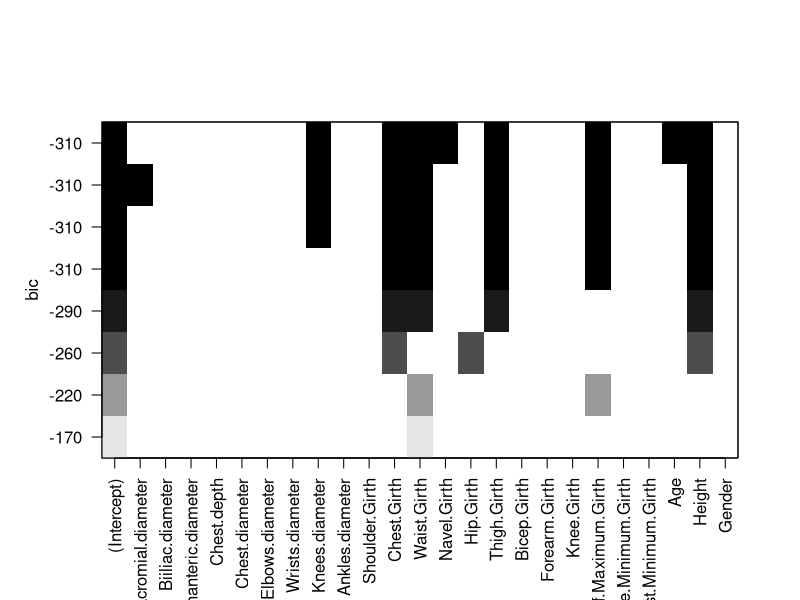
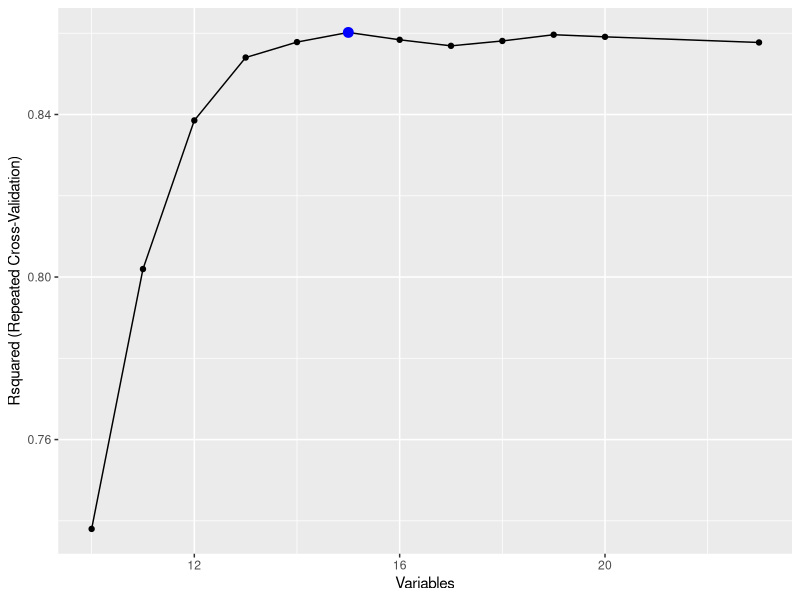
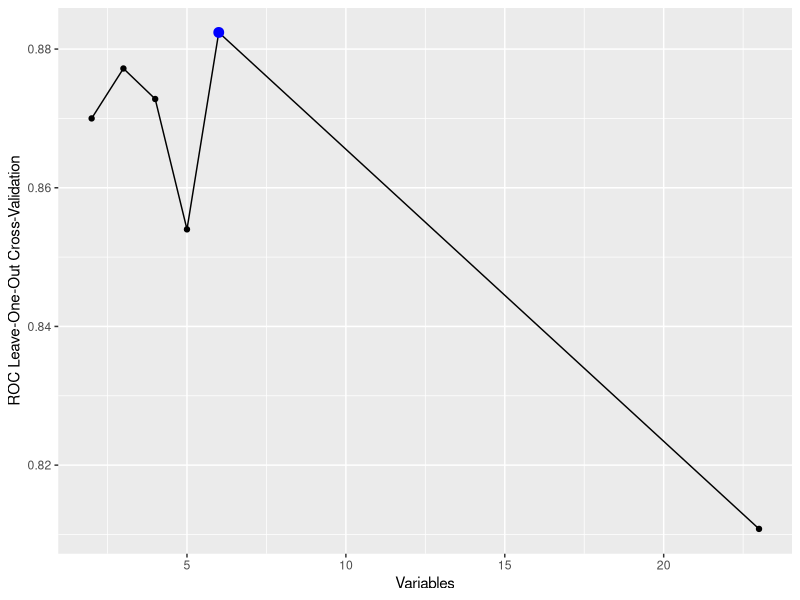

Write the R code that produced these figures, in order.
## ---- chunk 1
library(car)
library(leaps)
library(tidyverse)
library(caret)
## ---- chunk 2
data <- read.csv2("EP09 Datos.csv", stringsAsFactors = TRUE) # Se lee el archivo

IMC <- data$Weight / ((data$Height / 100) ** 2)  # Se pasa la altura de centimetros a metros y se calcula IMC
EN <- ifelse(IMC > 25, 1, 0) # Se inicia un vector dicotomico  (1: Sobrepeso, 0: No sobrepeso)

data <- data.frame(data, EN, IMC)
sobrepeso <- subset(data, EN == 1)
noSobrepeso <- subset(data, EN == 0)
## ---- chunk 3
set.seed(20051) # Se define la semilla según el rut del miembro mayor (primeros 5 digitos antes del digito verificador)

# Se toma una muestra de 100 con 50 en sobrepeso y 50 que no
muestra <- merge(sample_n(sobrepeso, 50), sample_n(noSobrepeso, 50), all = TRUE)  

sobrepeso <- subset(muestra, EN == 1)
noSobrepeso <- subset(muestra, EN == 0)

muestra = rbind(noSobrepeso, sobrepeso)
EN_cor = muestra[["EN"]]
en_muestra = factor(muestra[["EN"]])
muestra[["EN"]] = NULL
IMC_muestra = muestra[["IMC"]]
muestra[["IMC"]] = NULL
## ---- chunk 4
set.seed(20051)
predictores = regsubsets(Weight~.,
                         data=muestra,
                         nbest=1,
                         nvmax=8,
                         method="exhaustive")
plot(predictores)
## ---- chunk 5
set.seed(20051)
predictores_seleccionados = muestra %>% select(Weight, Knees.diameter, Chest.Girth, Waist.Girth, Thigh.Girth, Navel.Girth, Calf.Maximum.Girth, Age, Height)
modelo_peso = train(Weight ~ ., 
               data = predictores_seleccionados, method="lm", trControl = trainControl(method = "boot", number = 2999))
print(summary(modelo_peso))
## ---- chunk 6
# Predicción del modelo
predicciones_peso = predict(modelo_peso, predictores_seleccionados)
error_peso = muestra[["Weight"]] - predicciones_peso
# Error cuadratico del modelo (rmse)
error_cuadratico = sqrt(mean(error_peso ** 2))
error_cuadratico
## ---- chunk 7
eval_rlm_peso = data.frame(predicted.probabilities = fitted(modelo_peso[["finalModel"]]))
eval_rlm_peso[["standardized.residuals"]] <- rstandard(modelo_peso[["finalModel"]])
eval_rlm_peso[["studentized.residuals"]] <- rstudent(modelo_peso[["finalModel"]])
eval_rlm_peso[["cooks.distance"]] <- cooks.distance(modelo_peso[["finalModel"]])
eval_rlm_peso[["dfbeta"]] <- dfbeta(modelo_peso[["finalModel"]])
eval_rlm_peso[["dffit"]] <- dffits(modelo_peso[["finalModel"]])
eval_rlm_peso[["leverage"]] <- hatvalues(modelo_peso[["finalModel"]])
eval_rlm_peso[["covariance.ratios"]] <- covratio(modelo_peso[["finalModel"]])

cat("Influencia de los casos:\n")

# 95% de los residuos estandarizados deberían estar entre −1.96 y +1.96, y 99%
# entre -2.58 y +2.58.
sospechosos1 <- which(abs(eval_rlm_peso[["standardized.residuals"]]) > 1.96)
cat("Residuos estandarizados fuera del 95% esperado: ")
print(sospechosos1)

# Observaciones con distancia de Cook mayor a uno.
sospechosos2 <- which(eval_rlm_peso[["cooks.distance"]] > 1)
cat("Residuos con distancia de Cook mayor que 1: ")
print(sospechosos2)

# Observaciones con apalancamiento mayor al doble del apalancamiento promedio: (k + 1)/n.
apalancamiento.promedio <- ncol(predictores_seleccionados) / nrow(predictores_seleccionados)
sospechosos3 <- which(eval_rlm_peso[["leverage"]] > 2 * apalancamiento.promedio)

cat("Residuos con leverage fuera de rango (promedio = ",
    apalancamiento.promedio, "): ", sep = "")

print(sospechosos3)

# DFBeta debería ser < 1.
sospechosos4 <- which(apply(eval_rlm_peso[["dfbeta"]] >= 1, 1, any))
names(sospechosos4) <- NULL
cat("Residuos con DFBeta mayor que 1: ")
print(sospechosos4)


CVRi.lower <- 1 - 3 * apalancamiento.promedio
CVRi.upper <- 1 + 3 * apalancamiento.promedio
sospechosos5 <- which(eval_rlm_peso[["covariance.ratios"]] < CVRi.lower |
                        eval_rlm_peso[["covariance.ratios"]] > CVRi.upper)

cat("Residuos con razón de covarianza fuera de rango ([", CVRi.lower, ", ",
    CVRi.upper, "]): ", sep = "")

print(sospechosos5)

sospechosos <- c(sospechosos1, sospechosos2, sospechosos3, sospechosos4,
                 sospechosos5)

sospechosos <- sort(unique(sospechosos))
cat("Observaciones sospechosas:\n")

print(round(eval_rlm_peso[sospechosos, c("cooks.distance", "leverage", "covariance.ratios")], 3))
## ---- chunk 8
set.seed(20051)
# Se descartan las variables inútiles
imc_datos = muestra %>% select(-c(Height, Weight))
# Regresión escalonada
# Lmfuncs para regresión lineal
imc_control = rfeControl(functions = lmFuncs, method= "repeatedcv",
                         number = 5, repeats = 5, verbose = F)
# Sizes: Valores entre los cuales varía el número de predictores
# Metric: Métrica que se usa para comparar, en este caso, máximizar el R cuadrado
pred_imc = rfe(imc_datos, IMC_muestra, rfeControl = imc_control, sizes = 10:20, metric = "Rsquared")
print(pred_imc)
print(pred_imc[["optVariables"]])
predictores_imc <- pred_imc$optVariables
print(ggplot(pred_imc))
cat("Tenemos que el mejor modelo esta compuesto por 15 predictores, así que generaremos un modelo con estos predictores para evaluarlo")
predictores_seleccionados <- muestra %>% select(Gender, Knees.diameter, Calf.Maximum.Girth, Wrist.Minimum.Girth, Knee.Girth, Elbows.diameter, Ankles.diameter, Biiliac.diameter, Forearm.Girth, Bitrochanteric.diameter, Bicep.Girth, Waist.Girth, Wrists.diameter, Biacromial.diameter, Chest.Girth)

IMC <- muestra$Weight / ((muestra$Height / 100) ** 2)

imc_datos <- cbind(IMC, imc_datos)

modelo_imc <- train(IMC ~ Gender + Knees.diameter + Calf.Maximum.Girth + Wrist.Minimum.Girth + Knee.Girth + Elbows.diameter + Ankles.diameter + Biiliac.diameter + Forearm.Girth + Bitrochanteric.diameter + Bicep.Girth + Waist.Girth + Wrists.diameter + Biacromial.diameter + Chest.Girth, 
                    data = imc_datos, method = "lm", trControl = trainControl(method = "cv", number = 10))
modelo_imc
## ---- chunk 9
eval_rlm_imc = data.frame(predicted.probabilities = fitted(modelo_imc[["finalModel"]]))
eval_rlm_imc[["standardized.residuals"]] <- rstandard(modelo_imc[["finalModel"]])
eval_rlm_imc[["studentized.residuals"]] <- rstudent(modelo_imc[["finalModel"]])
eval_rlm_imc[["cooks.distance"]] <- cooks.distance(modelo_imc[["finalModel"]])
eval_rlm_imc[["dfbeta"]] <- dfbeta(modelo_imc[["finalModel"]])
eval_rlm_imc[["dffit"]] <- dffits(modelo_imc[["finalModel"]])
eval_rlm_imc[["leverage"]] <- hatvalues(modelo_imc[["finalModel"]])
eval_rlm_imc[["covariance.ratios"]] <- covratio(modelo_imc[["finalModel"]])

cat("Influencia de los casos:\n")

# 95% de los residuos estandarizados deberían estar entre −1.96 y +1.96, y 99%
# entre -2.58 y +2.58.
sospechosos1 <- which(abs(eval_rlm_imc[["standardized.residuals"]]) > 1.96)
cat("Residuos estandarizados fuera del 95% esperado: ")
print(sospechosos1)

# Observaciones con distancia de Cook mayor a uno.
sospechosos2 <- which(eval_rlm_imc[["cooks.distance"]] > 1)
cat("Residuos con distancia de Cook mayor que 1: ")
print(sospechosos2)

# Observaciones con apalancamiento mayor al doble del apalancamiento promedio: (k + 1)/n.
apalancamiento.promedio <- ncol(predictores_seleccionados) / nrow(predictores_seleccionados)
sospechosos3 <- which(eval_rlm_peso[["leverage"]] > 2 * apalancamiento.promedio)

cat("Residuos con leverage fuera de rango (promedio = ",
    apalancamiento.promedio, "): ", sep = "")

print(sospechosos3)

# DFBeta debería ser < 1.
sospechosos4 <- which(apply(eval_rlm_imc[["dfbeta"]] >= 1, 1, any))
names(sospechosos4) <- NULL
cat("Residuos con DFBeta mayor que 1: ")
print(sospechosos4)


CVRi.lower <- 1 - 3 * apalancamiento.promedio
CVRi.upper <- 1 + 3 * apalancamiento.promedio
sospechosos5 <- which(eval_rlm_imc[["covariance.ratios"]] < CVRi.lower |
                        eval_rlm_imc[["covariance.ratios"]] > CVRi.upper)

cat("Residuos con razón de covarianza fuera de rango ([", CVRi.lower, ", ",
    CVRi.upper, "]): ", sep = "")

print(sospechosos5)

sospechosos <- c(sospechosos1, sospechosos2, sospechosos3, sospechosos4,
                 sospechosos5)

sospechosos <- sort(unique(sospechosos))
cat("Observaciones sospechosas:\n")

print(round(eval_rlm_imc[sospechosos, c("cooks.distance", "leverage", "covariance.ratios")], 3))
## ---- chunk 10
set.seed(20051)
# Agregamos twoClassSummary a las funciones de lrFuncs para poder usar la métrica ROC 
lrFuncs$summary <- twoClassSummary
# (Knees.diameter, Elbows.diameter, Thigh.Girth, Chest.Girth, Calf.Maximum.Girth, Ankles.diameter)
en_datos = muestra %>% select(-c(Height, Weight))
en_control = rfeControl(functions = lrFuncs, method = "LOOCV", number = 1, verbose = F)
# Construcción del objeto para evaluar el rendimiento del modelo (con la curva ROC)
en_entrenamiento = trainControl(method = "none", classProbs = T, summaryFunction = twoClassSummary)

modelo_en = rfe(en_datos, en_muestra, metric = "ROC", rfeControl = en_control, sizes = 2:6, trControl = en_entrenamiento)

print(modelo_en)
print(ggplot(modelo_en))
cat("Si bien, la construcción del modelo nos entrega múltiples advertencias 'Warning: glm.fit: fitted probabilities numerically 0 or 1 occurred', esto ocurre durante la construcción del modelo a través de 'RFE' sin embargo, tenemos que el modelo que alcanza el valor más alto para la métrica ROC es con 5 variables predictoras.")
pred_imc = predict(modelo_en, en_datos)[["pred"]]
print(confusionMatrix(pred_imc, en_muestra))
## ---- chunk 11
set.seed(20051)
glm_predictor <- muestra %>% select(Chest.Girth, Gender, Knee.Girth, Elbows.diameter, Ankles.diameter, Calf.Maximum.Girth)
glm_datos <- cbind(glm_predictor, en_muestra)
glm_en <- train(en_muestra ~ ., data = glm_datos, method = "glm", family = "binomial", control = glm.control(maxit = 2999))
print("Resumen del modelo:")
print(summary(glm_en))
## ---- chunk 12
eval_glm_en = data.frame(predicted.probabilities = fitted(glm_en[["finalModel"]]))
eval_glm_en[["standardized.residuals"]] <- rstandard(glm_en[["finalModel"]])
eval_glm_en[["studentized.residuals"]] <- rstudent(glm_en[["finalModel"]])
eval_glm_en[["cooks.distance"]] <- cooks.distance(glm_en[["finalModel"]])
eval_glm_en[["dfbeta"]] <- dfbeta(glm_en[["finalModel"]])
eval_glm_en[["dffit"]] <- dffits(glm_en[["finalModel"]])
eval_glm_en[["leverage"]] <- hatvalues(glm_en[["finalModel"]])
eval_glm_en[["covariance.ratios"]] <- covratio(glm_en[["finalModel"]])

cat("Influencia de los casos:\n")

# 95% de los residuos estandarizados deberían estar entre −1.96 y +1.96, y 99%
# entre -2.58 y +2.58.
sospechosos1 <- which(abs(eval_glm_en[["standardized.residuals"]]) > 1.96)
cat("Residuos estandarizados fuera del 95% esperado: ")
print(sospechosos1)

# Observaciones con distancia de Cook mayor a uno.
sospechosos2 <- which(eval_glm_en[["cooks.distance"]] > 1)
cat("Residuos con distancia de Cook mayor que 1: ")
print(sospechosos2)

# Observaciones con apalancamiento mayor al doble del apalancamiento promedio: (k + 1)/n.
apalancamiento.promedio <- ncol(predictores_seleccionados) / nrow(predictores_seleccionados)
sospechosos3 <- which(eval_glm_en[["leverage"]] > 2 * apalancamiento.promedio)

cat("Residuos con leverage fuera de rango (promedio = ",
    apalancamiento.promedio, "): ", sep = "")

print(sospechosos3)

# DFBeta debería ser < 1.
sospechosos4 <- which(apply(eval_glm_en[["dfbeta"]] >= 1, 1, any))
names(sospechosos4) <- NULL
cat("Residuos con DFBeta mayor que 1: ")
print(sospechosos4)


CVRi.lower <- 1 - 3 * apalancamiento.promedio
CVRi.upper <- 1 + 3 * apalancamiento.promedio
sospechosos5 <- which(eval_glm_en[["covariance.ratios"]] < CVRi.lower |
                        eval_glm_en[["covariance.ratios"]] > CVRi.upper)

cat("Residuos con razón de covarianza fuera de rango ([", CVRi.lower, ", ",
    CVRi.upper, "]): ", sep = "")

print(sospechosos5)

sospechosos <- c(sospechosos1, sospechosos2, sospechosos3, sospechosos4,
                 sospechosos5)

sospechosos <- sort(unique(sospechosos))
cat("Observaciones sospechosas:\n")

print(round(eval_glm_en[sospechosos, c("cooks.distance", "leverage", "covariance.ratios")], 3))
